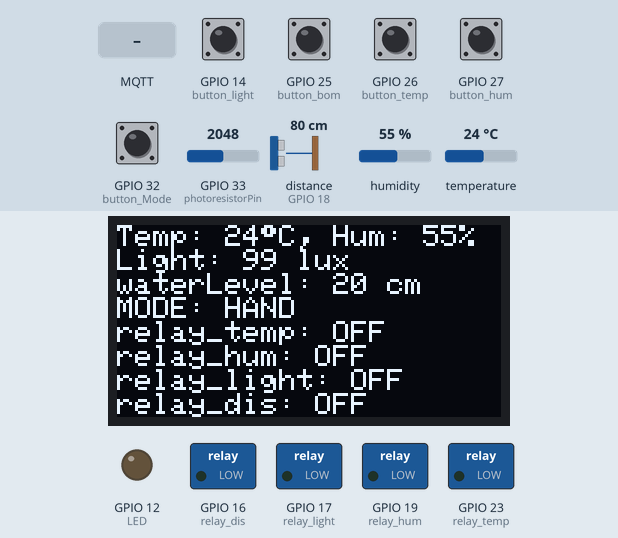
The sketch below on a simulated ESP32. On the bench: 128×64 one-colour display, switched loads named in the sketch (green lamp = pin HIGH), output pins drawn as LEDs (lit = HIGH). Wiring (inferred from the names in the program): ultrasonic range finder: trigger GPIO 5; echo GPIO 18. The inputs (shaded band) are chosen by the test bench; at power-on: GPIO 14 (button_light), GPIO 25 (button_bom), GPIO 26 (button_temp), GPIO 27 (button_hum), GPIO 32 (button_Mode) HIGH, temperature 24 °C, GPIO 33 (photoresistorPin) = 2048, distance to the obstacle (sensor on GPIO 18) 80 cm, humidity 55 %. The echo pulse lasts 58.3 µs per cm; WiFi joins after 1.5 s; servers stay silent unless stated; no MQTT or app messages arrive unless stated; pins used as bus, display or sensor lines are not drawn; what the sketch prints to the serial monitor is not drawn.

Above: at 2.7 s.
2.8 s: GPIO 14 (button_light) pulled LOW for 0.15 s
At 3.8 s:
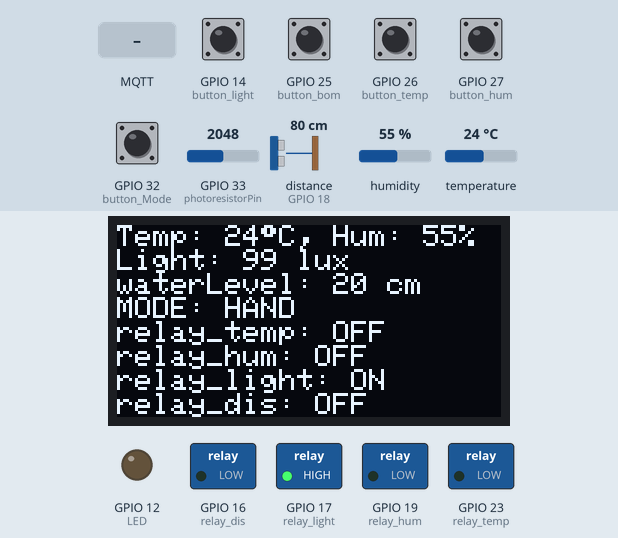
4.4 s: GPIO 32 (button_Mode) pulled LOW for 0.15 s
At 5.2 s:
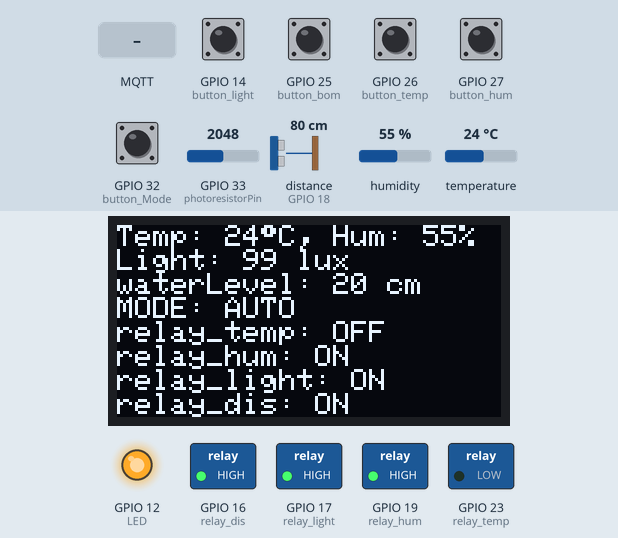
6.0 s: temperature set to 31.4 °C
At 8.1 s:
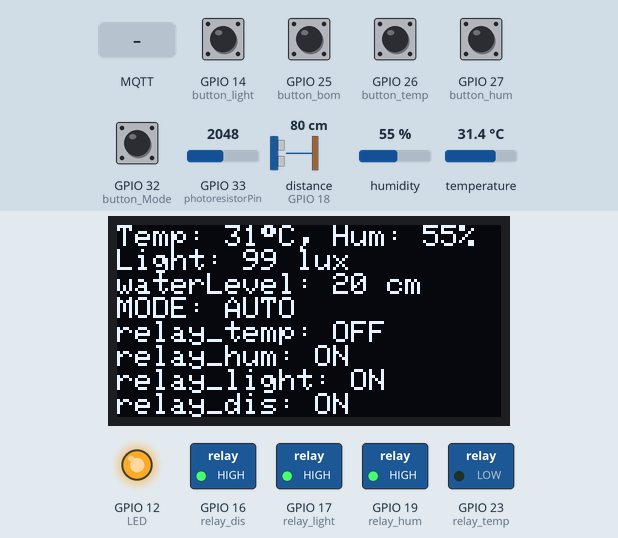
9.3 s: temperature set to 32.3 °C
At 11.0 s:
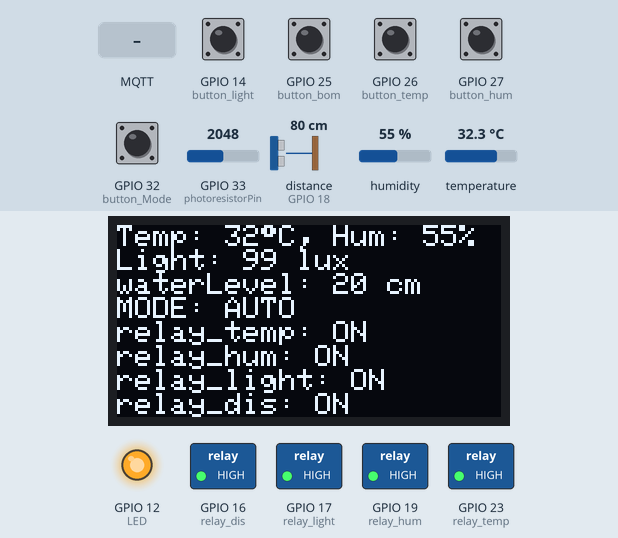
11.4 s: GPIO 32 (button_Mode) pulled LOW for 1 s
At 12.1 s:
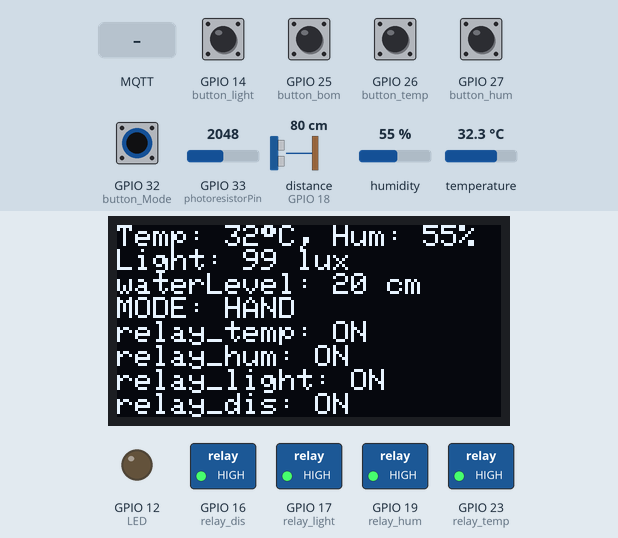
13.9 s: MQTT message "TEMP_OFF" arrives on the first subscribed topic
At 15.4 s:
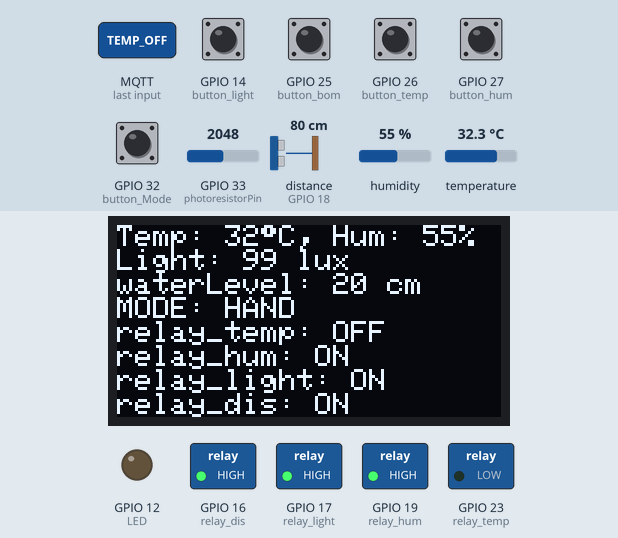
Timing chart, 0 to 16.5 s (numbered marks = the images above; inputs shaded):
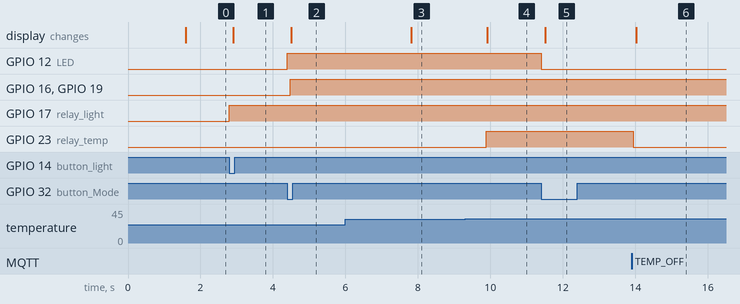

The sketch:

Smart_garden.ino
```cpp
#include <DHT.h>
#include <Wire.h>
#include <Adafruit_GFX.h>
#include <Adafruit_SSD1306.h>
#include <WiFi.h>
#include <PubSubClient.h>

// Định nghĩa các tham số màn hình OLED
#define SCREEN_WIDTH 128    // Chiều rộng màn hình OLED
#define SCREEN_HEIGHT 64    // Chiều cao màn hình OLED
#define OLED_RESET -1       // Reset mặc định cho màn hình OLED (không dùng)

// Khởi tạo màn hình OLED
Adafruit_SSD1306 display(SCREEN_WIDTH, SCREEN_HEIGHT, &Wire, OLED_RESET);

// Định nghĩa chân cảm biến và thiết bị
const int DHT_PIN = 15;      // Chân cảm biến DHT22
const int DHT_TYPE = DHT22;  // Loại cảm biến DHT22
const int photoresistorPin = 33; // Chân cảm biến quang
const int trigPin = 5;       // Chân Trig của cảm biến siêu âm
const int echoPin = 18;      // Chân Echo của cảm biến siêu âm

const int LED = 12;  // Chân kết nối đèn LED

// Định nghĩa chân nút bấm và relay
const int button_temp = 26;   // Nút bấm điều khiển nhiệt độ
const int button_hum = 27;    // Nút bấm điều khiển độ ẩm
const int button_light = 14;  // Nút bấm điều khiển ánh sáng
const int button_bom = 25;    // Nút bấm điều khiển máy bơm
const int button_Mode = 32;   // Nút bấm thay đổi chế độ

const int relay_temp = 23;    // Relay điều khiển theo nhiệt độ
const int relay_hum = 19;     // Relay điều khiển theo độ ẩm
const int relay_light = 17;   // Relay điều khiển theo ánh sáng
const int relay_dis = 16;     // Relay điều khiển thiết bị khác

// Định nghĩa các ngưỡng giá trị
float tempThreshold = 32;     // Ngưỡng nhiệt độ
float humThreshold = 65;      // Ngưỡng độ ẩm
float lightThreshold = 1000;  // Ngưỡng ánh sáng (lux)
float waterThreshold = 50;    // Ngưỡng mức nước (cm)
float tankHeight = 100;       // Chiều cao bể chứa nước (cm)

volatile bool relayTemp_State = false;  // Trạng thái relay điều khiển nhiệt độ
volatile bool relayHum_State = false;   // Trạng thái relay điều khiển độ ẩm
volatile bool relayLight_State = false; // Trạng thái relay điều khiển ánh sáng
volatile bool relayDis_State = false;   // Trạng thái relay điều khiển bơm
volatile bool Mode_State = false;       // Biến lưu trạng thái của chế độ

// Biến lưu thời gian debounce cho các nút điều khiển (tránh rung nút)
volatile unsigned long lastDebounceTimeTemp = 0;
volatile unsigned long lastDebounceTimeHum = 0;
volatile unsigned long lastDebounceTimeLight = 0;
volatile unsigned long lastDebounceTimeDis = 0;
volatile unsigned long lastDebounceTimeMode = 0;

const unsigned long debounceDelay = 200;  // Thời gian chống rung nút 200ms

unsigned long previousMillis = 0;         // Lưu thời gian lần cập nhật trước cho OLED
const long intervaloled = 100;             // Thời gian cập nhật OLED mỗi 100ms

DHT dht(DHT_PIN, DHT_TYPE);  // Khởi tạo đối tượng DHT với chân cảm biến và loại DHT

// Khai báo thông tin MQTT
#define MQTT_CLIENT_ID "clientidweather"    // ID của client khi kết nối với MQTT broker
#define MQTT_BROKER    "mqtt-dashboard.com" // Địa chỉ MQTT broker
#define MQTT_TOPIC     "SMART8"             // Chủ đề MQTT cho dữ liệu gửi đi
#define MQTT_TOPICDK   "SMART8DK"           // Chủ đề MQTT cho điều khiển

const char* ssid = "Wokwi-GUEST";           // Tên mạng WiFi
const char* password = "";                  // Mật khẩu WiFi (trong trường hợp này không cần)

WiFiClient espClient;         // Khởi tạo đối tượng WiFiClient cho ESP32
PubSubClient client(espClient);  // Khởi tạo đối tượng PubSubClient cho MQTT, sử dụng WiFiClient

// Hàm kết nối WiFi
void connectWiFi()
{
    Serial.print("Connecting to WiFi...");
    WiFi.begin(ssid, password);  // Bắt đầu kết nối WiFi với SSID và password
    while (WiFi.status() != WL_CONNECTED)  // Kiểm tra trạng thái kết nối
    {
      delay(500);
      Serial.print(".");  // In ra dấu "." trong khi chờ kết nối
    }
    Serial.println(" Connected!");  // Thông báo đã kết nối thành công
}

// Hàm kết nối lại MQTT
void reconnectMQTT()
{
    while (!client.connected()) {  // Kiểm tra trạng thái kết nối MQTT
      Serial.print("Connecting to MQTT...");
      if (client.connect(MQTT_CLIENT_ID)) {  // Thử kết nối với broker MQTT
        Serial.println(" Connected!");  // Kết nối thành công
        client.subscribe(MQTT_TOPICDK);  // Đăng ký chủ đề để nhận lệnh điều khiển
      } else {
        Serial.print(" failed, rc=");
        Serial.print(client.state());  // In ra mã lỗi nếu kết nối thất bại
        Serial.println(" try again in 5 seconds");
        delay(5000);  // Chờ 5 giây trước khi thử lại
      }
    }
}

// Hàm gửi dữ liệu lên MQTT
void sendToMQTT(float temperature, float humidity, float waterLevel, float lux) {
  String payload = "{\"temperature\":" + String(temperature) +
                   ",\"humidity\":" + String(humidity) +
                   ",\"waterLevel\":" + String(waterLevel) +
                   ",\"lightIntensity\":" + String(lux) +
                   ",\"relay_temp\":" + (relayTemp_State ? "ON" : "OFF") +
                   ",\"relay_hum\":" + (relayHum_State ? "ON" : "OFF") +
                   ",\"relay_light\":" + (relayLight_State ? "ON" : "OFF") +
                   ",\"relay_dis\":" + (relayDis_State ? "ON" : "OFF") +
                   ",\"MODE\":" + (Mode_State ? "AUTO" : "HAND") +  "}";  // Tạo payload JSON
  client.publish(MQTT_TOPIC, payload.c_str());  // Gửi payload lên chủ đề MQTT
}

// Hàm điều khiển relay dựa trên dữ liệu nhận được từ MQTT
void controlRelay(char* message) {
  if (!Mode_State) {  // Chỉ cho phép điều khiển relay khi ở chế độ HAND (thủ công)
    if (strcmp(message, "TEMP_ON") == 0) {
      relayTemp_State = true;
      digitalWrite(relay_temp, HIGH);  // Bật relay nhiệt độ
    } else if (strcmp(message, "TEMP_OFF") == 0) {
      relayTemp_State = false;
      digitalWrite(relay_temp, LOW);   // Tắt relay nhiệt độ
    } else if (strcmp(message, "HUM_ON") == 0) {
      relayHum_State = true;
      digitalWrite(relay_hum, HIGH);   // Bật relay độ ẩm
    } else if (strcmp(message, "HUM_OFF") == 0) {
      relayHum_State = false;
      digitalWrite(relay_hum, LOW);    // Tắt relay độ ẩm
    } else if (strcmp(message, "LIGH_ON") == 0) {
      relayLight_State = true;
      digitalWrite(relay_light, HIGH); // Bật relay ánh sáng
    } else if (strcmp(message, "LIGH_OFF") == 0) {
      relayLight_State = false;
      digitalWrite(relay_light, LOW);  // Tắt relay ánh sáng
    } else if (strcmp(message, "DIS_ON") == 0) {
      relayDis_State = true;
      digitalWrite(relay_dis, HIGH);   // Bật relay bơm
    } else if (strcmp(message, "DIS_OFF") == 0) {
      relayDis_State = false;
      digitalWrite(relay_dis, LOW);    // Tắt relay bơm
    }
  }

  // Điều khiển chuyển đổi chế độ giữa AUTO và HAND
  if (strcmp(message, "MODE_AUTO") == 0) {
    Mode_State = true;    // Chuyển sang chế độ tự động
    digitalWrite(LED, HIGH);  // Bật đèn LED báo chế độ AUTO
  } else if (strcmp(message, "MODE_HAND") == 0) {
    Mode_State = false;   // Chuyển sang chế độ thủ công
    digitalWrite(LED, LOW);   // Tắt đèn LED báo chế độ HAND
  }
}

// Hàm xử lý tin nhắn MQTT
void mqttCallback(char* topic, byte* payload, unsigned int length) {
  payload[length] = '\0';  // Kết thúc chuỗi payload
  Serial.print("Message arrived [");
  Serial.print(topic);
  Serial.print("] ");
  Serial.println((char*)payload);  // In ra tin nhắn nhận được
  controlRelay((char*)payload);    // Gọi hàm điều khiển relay dựa trên tin nhắn
}

// Ngắt ngoài để điều khiển relay 1 (nhiệt độ)
void IRAM_ATTR buttonTempInterrupt() {
  if ((millis() - lastDebounceTimeTemp) > debounceDelay && !Mode_State) {  // Kiểm tra chống rung và chế độ
    relayTemp_State = !relayTemp_State;  // Thay đổi trạng thái relay nhiệt độ
    digitalWrite(relay_temp, relayTemp_State ? HIGH : LOW);  // Bật/tắt relay
    lastDebounceTimeTemp = millis();  // Cập nhật thời gian debounce
  }
}

// Ngắt ngoài để điều khiển relay 2 (độ ẩm)
void IRAM_ATTR buttonHumInterrupt() {
  if ((millis() - lastDebounceTimeHum) > debounceDelay && !Mode_State) {
    relayHum_State = !relayHum_State;  // Thay đổi trạng thái relay độ ẩm
    digitalWrite(relay_hum, relayHum_State ? HIGH : LOW);
    lastDebounceTimeHum = millis();
  }
}

// Ngắt ngoài để điều khiển relay 3 (ánh sáng)
void IRAM_ATTR buttonLightInterrupt() {
  if ((millis() - lastDebounceTimeLight) > debounceDelay && !Mode_State) {
    relayLight_State = !relayLight_State;  // Thay đổi trạng thái relay ánh sáng
    digitalWrite(relay_light, relayLight_State ? HIGH : LOW);
    lastDebounceTimeLight = millis();
  }
}

// Ngắt ngoài để điều khiển bơm
void IRAM_ATTR buttonDisInterrupt() {
  if ((millis() - lastDebounceTimeDis) > debounceDelay && !Mode_State) {
    relayDis_State = !relayDis_State;  // Thay đổi trạng thái relay bơm
    digitalWrite(relay_dis, relayDis_State ? HIGH : LOW);
    lastDebounceTimeDis = millis();
  }
}

// Ngắt ngoài để điều khiển chế độ (Mode)
void IRAM_ATTR buttonModeInterrupt() {
  if ((millis() - lastDebounceTimeMode) > debounceDelay) {
    Mode_State = !Mode_State;  // Thay đổi trạng thái chế độ (AUTO/HAND)
    digitalWrite(LED, Mode_State ? HIGH : LOW);  // Bật/tắt LED báo hiệu chế độ
    lastDebounceTimeMode = millis();
  }
}

// Khởi tạo các cảm biến và thiết bị
void setup() {
  Serial.begin(115200);  // Khởi tạo cổng Serial

  // Cấu hình chân cảm biến và relay
  pinMode(photoresistorPin, INPUT);
  pinMode(trigPin, OUTPUT);
  pinMode(echoPin, INPUT);
  pinMode(relay_dis, OUTPUT);
  pinMode(LED, OUTPUT);
  pinMode(button_temp, INPUT_PULLUP);
  pinMode(button_hum, INPUT_PULLUP);
  pinMode(button_light, INPUT_PULLUP);
  pinMode(button_Mode, INPUT_PULLUP);
  pinMode(button_bom, INPUT_PULLUP);
  pinMode(relay_temp, OUTPUT);
  pinMode(relay_hum, OUTPUT);
  pinMode(relay_light, OUTPUT);

  dht.begin();  // Khởi động cảm biến DHT

  if (!display.begin(SSD1306_SWITCHCAPVCC, 0x3C)) {  // Khởi động màn hình OLED
    Serial.println(F("SSD1306 allocation failed"));
    while (true);
  }
  display.clearDisplay();
  display.display();

  // Kết nối WiFi và MQTT
  connectWiFi();
  client.setServer(MQTT_BROKER, 1883);  // Thiết lập MQTT broker
  client.setCallback(mqttCallback);     // Đặt hàm callback cho MQTT

  // Thiết lập ngắt ngoài cho các nút bấm
  attachInterrupt(digitalPinToInterrupt(button_temp), buttonTempInterrupt, FALLING);
  attachInterrupt(digitalPinToInterrupt(button_hum), buttonHumInterrupt, FALLING);
  attachInterrupt(digitalPinToInterrupt(button_light), buttonLightInterrupt, FALLING);
  attachInterrupt(digitalPinToInterrupt(button_bom), buttonDisInterrupt, FALLING);
  attachInterrupt(digitalPinToInterrupt(button_Mode), buttonModeInterrupt, FALLING);
}

// Hàm đọc nhiệt độ và độ ẩm và điều khiển Relay
void readTemperatureAndControlLED(float &temperature, float &humidity) {
  temperature = dht.readTemperature();  // Đọc nhiệt độ từ cảm biến
  humidity = dht.readHumidity();        // Đọc độ ẩm từ cảm biến

  if (Mode_State) {  // Chỉ điều khiển trong chế độ AUTO
    if (temperature >= tempThreshold) {
      digitalWrite(relay_temp, HIGH); relayTemp_State = true;  // Bật relay nhiệt độ nếu vượt ngưỡng
    } else if (temperature < tempThreshold) {
      digitalWrite(relay_temp, LOW); relayTemp_State = false;  // Tắt relay nhiệt độ nếu dưới ngưỡng
    }

    if (humidity <= humThreshold) {
      digitalWrite(relay_hum, HIGH); relayHum_State = true;  // Bật relay độ ẩm nếu dưới ngưỡng
    } else if (humidity > humThreshold) {
      digitalWrite(relay_hum, LOW); relayHum_State = false;  // Tắt relay độ ẩm nếu vượt ngưỡng
    }
  }
}

// Hàm đọc cường độ ánh sáng và điều khiển Relay
void readLightAndControlLED(float &lux) {
  int lightIntensity = analogRead(photoresistorPin); // Đọc giá trị ánh sáng từ chân cảm biến
  float voltage = lightIntensity / 4096.0 * 3.3; // Tính điện áp từ giá trị đọc
  float resistance = 2000 * voltage / (1 - voltage / 3.3); // Tính điện trở từ điện áp
  lux = pow(33 * 1e3 * pow(10, 0.7) / resistance, (1 / 0.7)); // Chuyển đổi điện trở thành cường độ ánh sáng (lux)

  if (Mode_State) {  // Chỉ điều khiển trong chế độ AUTO
    if (lux < lightThreshold) { // Kiểm tra xem cường độ ánh sáng có dưới ngưỡng không
      digitalWrite(relay_light, HIGH); relayLight_State = true; // Bật relay nếu cường độ ánh sáng thấp
    } else {
      digitalWrite(relay_light, LOW); relayLight_State = false; // Tắt relay nếu cường độ ánh sáng đủ
    }
  }
}

// Hàm đọc khoảng cách và điều khiển Relay bơm
void readDistanceAndControlPump(float &waterLevel) {
  digitalWrite(trigPin, LOW); // Bắt đầu bằng cách tắt tín hiệu trig
  delayMicroseconds(2); // Đợi 2 micro giây
  digitalWrite(trigPin, HIGH); // Gửi tín hiệu trig
  delayMicroseconds(10); // Đợi 10 micro giây
  digitalWrite(trigPin, LOW); // Tắt tín hiệu trig
  long duration = pulseIn(echoPin, HIGH); // Đo thời gian tín hiệu echo quay về
  float distanceCm = duration * 0.034 / 2; // Tính toán khoảng cách (cm)
  waterLevel = tankHeight - distanceCm; // Tính toán mức nước
  if (waterLevel < 0) { // Kiểm tra nếu mức nước âm
    waterLevel = 0; // Đặt lại mức nước về 0
  }

  if (Mode_State) {  // Chỉ điều khiển trong chế độ AUTO
    if (waterLevel < waterThreshold) { // Nếu mức nước dưới ngưỡng
      digitalWrite(relay_dis, HIGH); relayDis_State = true; // Bật bơm
    } else if (waterLevel >= tankHeight - 10) { // Nếu mức nước gần đầy
      digitalWrite(relay_dis, LOW); relayDis_State = false; // Tắt bơm
    }
  }
}

// Hàm hiển thị dữ liệu lên OLED
void displayData(float temp, float humid, float lux, float waterLevel) {
  display.clearDisplay(); // Xóa màn hình OLED
  display.setTextSize(0.8); // Thiết lập kích thước chữ
  display.setTextColor(WHITE); // Thiết lập màu chữ
  display.setCursor(0, 0); // Đặt vị trí con trỏ trên màn hình
  display.print("Temp: "); // In ra tiêu đề nhiệt độ
  display.print((int)temp); // In ra giá trị nhiệt độ
  display.print((char)247); // In ký hiệu độ C
  display.print("C");
  display.print(", Hum: "); // In ra tiêu đề độ ẩm
  display.print((int)humid); // In ra giá trị độ ẩm
  display.println("%"); // Kết thúc dòng
  display.print("Light: "); // In ra tiêu đề ánh sáng
  display.print((int)lux); // In ra giá trị cường độ ánh sáng
  display.println(" lux"); // Kết thúc dòng
  display.print("waterLevel: "); // In ra tiêu đề mức nước
  display.print((int)waterLevel); // In ra giá trị mức nước
  display.println(" cm"); // Kết thúc dòng
  display.print("MODE: "); // In ra chế độ hoạt động
  display.println(Mode_State ? "AUTO" : "HAND"); // Hiển thị chế độ AUTO hoặc HAND
  display.print("relay_temp: "); // In ra trạng thái relay nhiệt độ
  display.println(relayTemp_State ? "ON" : "OFF"); // Hiển thị ON/OFF
  display.print("relay_hum: "); // In ra trạng thái relay độ ẩm
  display.println(relayHum_State ? "ON" : "OFF"); // Hiển thị ON/OFF
  display.print("relay_light: "); // In ra trạng thái relay ánh sáng
  display.println(relayLight_State ? "ON" : "OFF"); // Hiển thị ON/OFF
  display.print("relay_dis: "); // In ra trạng thái relay bơm
  display.println(relayDis_State ? "ON" : "OFF"); // Hiển thị ON/OFF
  display.display(); // Cập nhật màn hình
}

// Hàm hiển thị trạng thái hệ thống và relay lên Serial
void displayStatusToSerial(float temp, float humid, float lux, float waterLevel) {
  Serial.println("===== System Status ====="); // In tiêu đề trạng thái
  Serial.print("Temperature: "); // In ra tiêu đề nhiệt độ
  Serial.print(temp); // In ra giá trị nhiệt độ
  Serial.println(" °C"); // Kết thúc dòng
  Serial.print("Humidity: "); // In ra tiêu đề độ ẩm
  Serial.print(humid); // In ra giá trị độ ẩm
  Serial.println(" %"); // Kết thúc dòng
  Serial.print("Light Intensity: "); // In ra tiêu đề cường độ ánh sáng
  Serial.print(lux); // In ra giá trị cường độ ánh sáng
  Serial.println(" lux"); // Kết thúc dòng
  Serial.print("Water Level: "); // In ra tiêu đề mức nước
  Serial.print(waterLevel); // In ra giá trị mức nước
  Serial.println(" cm"); // Kết thúc dòng
  Serial.print("Mode: "); // In ra chế độ hoạt động
  Serial.println(Mode_State ? "AUTO" : "HAND"); // Hiển thị chế độ
  Serial.print("Relay Temp: "); // In ra trạng thái relay nhiệt độ
  Serial.println(relayTemp_State ? "ON" : "OFF"); // Hiển thị ON/OFF
  Serial.print("Relay Hum: "); // In ra trạng thái relay độ ẩm
  Serial.println(relayHum_State ? "ON" : "OFF"); // Hiển thị ON/OFF
  Serial.print("Relay Light: "); // In ra trạng thái relay ánh sáng
  Serial.println(relayLight_State ? "ON" : "OFF"); // Hiển thị ON/OFF
  Serial.print("Relay Pump: "); // In ra trạng thái relay bơm
  Serial.println(relayDis_State ? "ON" : "OFF"); // Hiển thị ON/OFF
  Serial.println("=========================="); // In dòng ngăn cách
}

// Vòng lặp chính
void loop() {
  unsigned long currentMillis = millis(); // Lấy thời gian hiện tại

  // Nếu đã đến lúc cập nhật (500ms trôi qua)
  if (currentMillis - previousMillis >= intervaloled) {
    previousMillis = currentMillis; // Cập nhật lại thời gian lần trước

    float temp, humid, lux, waterLevel; // Khai báo biến cho các cảm biến

    // Đọc cảm biến và điều khiển LED
    readTemperatureAndControlLED(temp, humid); // Đọc nhiệt độ và độ ẩm
    readLightAndControlLED(lux); // Đọc cường độ ánh sáng
    readDistanceAndControlPump(waterLevel); // Đọc mức nước và điều khiển bơm

    // Gửi dữ liệu lên MQTT
    sendToMQTT(temp, humid, waterLevel, lux); // Gửi tất cả dữ liệu cảm biến

    // Hiển thị dữ liệu lên màn hình OLED
    displayData(temp, humid, lux, waterLevel); // Hiển thị dữ liệu trên OLED

    // Hiển thị trạng thái lên Serial
    displayStatusToSerial(temp, humid, lux, waterLevel); // Hiển thị trạng thái hệ thống trên Serial
  }

  // Kiểm tra kết nối MQTT
  if (!client.connected()) {
    reconnectMQTT(); // Kết nối lại nếu mất kết nối
  }
  client.loop(); // Gọi hàm xử lý MQTT
}
```

Measured:
- the behaviour switches between 31.9 and 32 °C on temperature (found by bisection; images 3 and 4)
- after the input at 2.8 s, GPIO 17 (relay_light): LOW → HIGH at once; the display: changes after 0.10 s (image 1)
- after the input at 4.4 s, GPIO 12 (LED): LOW → HIGH at once; GPIO 16 (relay_dis): LOW → HIGH after 0.08 s; GPIO 19 (relay_hum): LOW → HIGH after 0.07 s; the display: changes after 0.11 s (image 2)
- after the input at 6.0 s, the display: changes after 1.8 s (image 3)
- after the input at 9.3 s, GPIO 23 (relay_temp): LOW → HIGH after 0.59 s; the display: changes after 0.62 s (image 4)
- after the input at 11.4 s, GPIO 12 (LED): HIGH → LOW at once; the display: changes after 0.12 s (image 5)
- after the input at 13.9 s, GPIO 23 (relay_temp): HIGH → LOW at once; the display: changes after 0.12 s (image 6)
